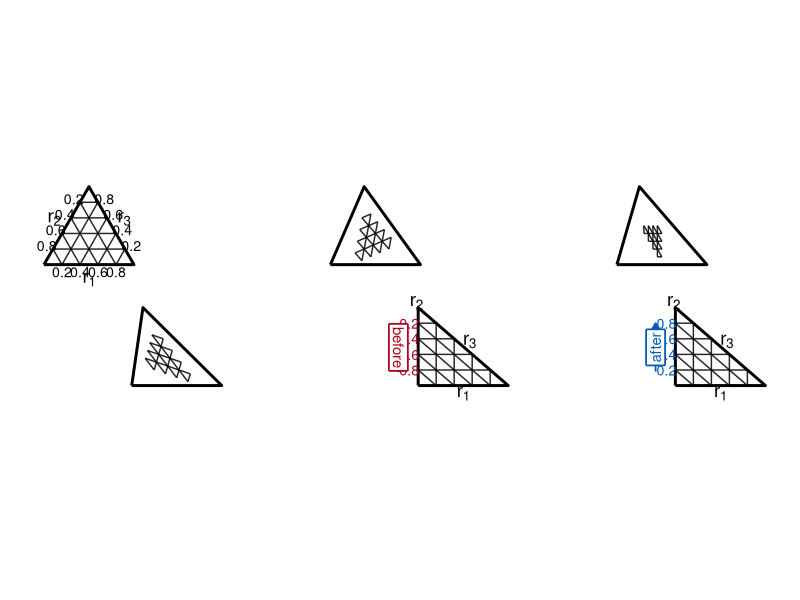

The R source for this figure:
# Clear the workspace
rm(list = ls())

# Load required packages
set.seed(7)
suppressPackageStartupMessages({
  library(ggplot2)
  library(dplyr)
  library(patchwork)
  library(grid)
})

# Define shared plotting constants
BLACK <- "black"

# ============================================================
# Helper functions for EMT geometry
# ============================================================

# Convert barycentric coordinates (z1, z2, z3) to 2D Cartesian
# coordinates for an equilateral mixture triangle
bary_to_xy <- function(z1, z2, z3) {
  x <- z2 + 0.5 * z3
  y <- (sqrt(3) / 2) * z3
  data.frame(x, y)
}

# Define EMT vertices and triangle outline
v1 <- bary_to_xy(1, 0, 0)
v2 <- bary_to_xy(0, 1, 0)
v3 <- bary_to_xy(0, 0, 1)
tri2d <- rbind(v1, v2, v3, v1)

# Build the internal EMT grid
build_grid_2d_levels <- function(levels = c(0.2, 0.4, 0.6, 0.8)) {
  mk <- function(p1, p2) {
    data.frame(x = p1$x, y = p1$y, xend = p2$x, yend = p2$y)
  }
  
  out <- list()
  for (t in levels) {
    out[[length(out) + 1]] <- mk(bary_to_xy(t, 0, 1 - t), bary_to_xy(t, 1 - t, 0))
    out[[length(out) + 1]] <- mk(bary_to_xy(0, t, 1 - t), bary_to_xy(1 - t, t, 0))
    out[[length(out) + 1]] <- mk(bary_to_xy(0, 1 - t, t), bary_to_xy(1 - t, 0, t))
  }
  
  do.call(rbind, out)
}

grid2d <- build_grid_2d_levels()

# ============================================================
# Build EMT axis labels and tick labels
# ============================================================

# Define EMT centroid
center <- bary_to_xy(1 / 3, 1 / 3, 1 / 3)

# Compute the outward unit normal vector for a triangle edge
edge_outward_normal <- function(vA, vB) {
  e <- c(vB$x - vA$x, vB$y - vA$y)
  n1 <- c(-e[2], e[1])
  n1 <- n1 / sqrt(sum(n1^2))
  n2 <- -n1
  
  mid <- c((vA$x + vB$x) / 2, (vA$y + vB$y) / 2)
  to_center <- c(center$x - mid[1], center$y - mid[2])
  
  if (sum(n1 * to_center) < 0) n1 else n2
}

# Map EMT axes to triangle edges
edges <- list(
  z1 = list(A = v2, B = v3),
  z2 = list(A = v3, B = v1),
  z3 = list(A = v1, B = v2)
)

# Build an axis label centered outside a triangle edge
build_axis_label <- function(sym, vA, vB, offset = 0.16) {
  n <- edge_outward_normal(vA, vB)
  mid <- c((vA$x + vB$x) / 2, (vA$y + vB$y) / 2)
  
  data.frame(
    x = mid[1] + n[1] * offset,
    y = mid[2] + n[2] * offset,
    txt = sym
  )
}

ticks <- c(0.2, 0.4, 0.6, 0.8)

# EMT axis labels
axis_labs <- rbind(
  build_axis_label("r[3]", edges$z1$A, edges$z1$B, 0.16),
  build_axis_label("r[2]", edges$z2$A, edges$z2$B, 0.16),
  build_axis_label("r[1]", edges$z3$A, edges$z3$B, 0.16)
)

# Interpolate a point along a triangle edge
point_on_edge <- function(vA, vB, s) {
  data.frame(
    x = (1 - s) * vA$x + s * vB$x,
    y = (1 - s) * vA$y + s * vB$y
  )
}

# Build EMT tick labels outside a triangle edge
make_edge_ticks <- function(vA, vB, offset = 0.08) {
  n <- edge_outward_normal(vA, vB)
  
  do.call(rbind, lapply(ticks, function(s) {
    p <- point_on_edge(vA, vB, s)
    data.frame(
      x = p$x + n[1] * offset,
      y = p$y + n[2] * offset,
      txt = sprintf("%.1f", s)
    )
  }))
}

# EMT tick labels shown in Step 1
emt_ticks_all <- rbind(
  make_edge_ticks(edges$z3$A, edges$z3$B, 0.08),
  make_edge_ticks(edges$z2$A, edges$z2$B, 0.08),
  make_edge_ticks(edges$z1$A, edges$z1$B, 0.08)
) %>%
  mutate(step = factor("Step 1", levels = paste0("Step ", 1:6)))

# ============================================================
# Build the right-angled mixture triangle scaffold
# ============================================================

# Triangle outline in RMT coordinates
rmt_tri <- data.frame(
  z1 = c(0, 1, 0, 0),
  z2 = c(0, 0, 1, 0)
)

# Build the internal RMT grid
build_rmt_grid <- function(levels = c(0.2, 0.4, 0.6, 0.8)) {
  out <- list()
  
  for (t in levels) {
    out[[length(out) + 1]] <- data.frame(x = t, y = 0,     xend = t,     yend = 1 - t)
    out[[length(out) + 1]] <- data.frame(x = 0, y = t,     xend = 1 - t, yend = t)
    out[[length(out) + 1]] <- data.frame(x = 0, y = 1 - t, xend = 1 - t, yend = 0)
  }
  
  do.call(rbind, out)
}

rmt_grid <- build_rmt_grid(ticks)

# Build RMT axis label positions
mid_bottom <- c(0.5, 0.0)
mid_left   <- c(0.0, 0.5)
mid_hyp    <- c(0.5, 0.5)

n_bottom <- c(0, -1)
n_left   <- c(-1, 0)
n_hyp    <- c(1, 1) / sqrt(2)

off <- 0.10

rmt_axis_labels <- data.frame(
  x = c(
    mid_bottom[1] + off * n_bottom[1],
    mid_left[1]   + off * n_left[1],
    mid_hyp[1]    + off * n_hyp[1]
  ),
  y = c(
    mid_bottom[2] + off * n_bottom[2],
    mid_left[2]   + off * n_left[2],
    mid_hyp[2]    + off * n_hyp[2]
  ),
  txt = c("r[1]", "r[2]", "r[3]")
)

# ============================================================
# Transform the RMT into EMT-scaled coordinates
# ============================================================

x_off <- 1.3
y_scale <- sqrt(3) / 2

# Shift and scale RMT coordinates so they can be interpolated from EMT
shift_scale <- function(df, kind = c("grid", "tri", "axislab")) {
  kind <- match.arg(kind)
  
  if (kind == "grid") {
    transform(df, xs = x + x_off, ys = y * y_scale, xend = xend + x_off, yend = yend * y_scale)
  } else if (kind == "tri") {
    transform(df, xs = z1 + x_off, ys = z2 * y_scale)
  } else {
    transform(df, xs = x + x_off, ys = y * y_scale)
  }
}

rmt_tri_ss  <- shift_scale(rmt_tri, "tri")
rmt_grid_ss <- shift_scale(rmt_grid, "grid")
rmt_ax_ss   <- shift_scale(rmt_axis_labels, "axislab")

# ============================================================
# Interpolate the morph from EMT to RMT
# ============================================================

# Interpolate triangle outlines between EMT and transformed RMT
interp_tri <- function(t) {
  X <- as.matrix(tri2d[, c("x", "y")])
  Y <- as.matrix(rmt_tri_ss[, c("xs", "ys")])
  Z <- (1 - t) * X + t * Y
  data.frame(x = Z[, 1], y = Z[, 2], t = t)
}

# Interpolate internal grids between EMT and transformed RMT
interp_grid <- function(t) {
  Xs <- as.matrix(grid2d[, c("x", "y", "xend", "yend")])
  Ys <- as.matrix(rmt_grid_ss[, c("xs", "ys", "xend", "yend")])
  Zs <- (1 - t) * Xs + t * Ys
  data.frame(x = Zs[, 1], y = Zs[, 2], xend = Zs[, 3], yend = Zs[, 4], t = t)
}

# Define interpolation steps
t_seq <- c(0, 0.25, 0.5, 0.75, 1)

tri_frames <- do.call(rbind, lapply(t_seq, interp_tri))
grid_frames <- do.call(rbind, lapply(t_seq, interp_grid))

tri_frames$step  <- factor(paste0("Step ", match(tri_frames$t, t_seq)), levels = paste0("Step ", 1:6))
grid_frames$step <- factor(paste0("Step ", match(grid_frames$t, t_seq)), levels = paste0("Step ", 1:6))

# ============================================================
# Define axis labels for EMT end state and RMT end state
# ============================================================

emt_ax_end <- axis_labs %>%
  mutate(step = factor("Step 1", levels = paste0("Step ", 1:6)))

rmt_ax_end <- data.frame(x = rmt_ax_ss$xs, y = rmt_ax_ss$ys, txt = rmt_ax_ss$txt) %>%
  mutate(step = factor("Step 5", levels = paste0("Step ", 1:6)))

# Reposition the r2 label for Step 5
ax_step5_z2_top <- data.frame(
  x = x_off - 0.02,
  y = y_scale + 0.06,
  txt = "r[2]",
  step = factor("Step 5", levels = paste0("Step ", 1:6))
)

rmt_ax_end <- rmt_ax_end %>%
  dplyr::filter(!(step == "Step 5" & txt == "r[2]")) %>%
  bind_rows(ax_step5_z2_top)

# ============================================================
# Define the final Step 6 RMT view
# ============================================================

tri_step6 <- transform(rmt_tri_ss, x = xs, y = ys)[, c("x", "y")]
grid_step6 <- transform(rmt_grid_ss, x = xs, y = ys, xend = xend, yend = yend)[, c("x", "y", "xend", "yend")]

ax_step6 <- data.frame(
  x = c(
    rmt_ax_ss$xs[rmt_axis_labels$txt == "r[1]"],
    x_off - 0.02,
    rmt_ax_ss$xs[rmt_axis_labels$txt == "r[3]"]
  ),
  y = c(
    rmt_ax_ss$ys[rmt_axis_labels$txt == "r[1]"],
    y_scale + 0.06,
    rmt_ax_ss$ys[rmt_axis_labels$txt == "r[3]"]
  ),
  txt = c("r[1]", "r[2]", "r[3]")
)

tri_step6$step  <- factor("Step 6", levels = paste0("Step ", 1:6))
grid_step6$step <- factor("Step 6", levels = paste0("Step ", 1:6))
ax_step6$step   <- factor("Step 6", levels = paste0("Step ", 1:6))

# ============================================================
# Define auxiliary annotations for Steps 5 and 6
# ============================================================

# Step 5 annotation settings
left_tick_dx  <- 0.10
left_arrow_dx <- 0.22

# Step 6 annotation settings
right_tick_dx  <- -0.10
right_arrow_dx <- -0.22
right_text_dx  <- -0.22

tick_y <- ticks * y_scale

# Step 5: labels and arrow for the "before" scale
before_labels_5 <- data.frame(
  x = x_off - left_tick_dx,
  y = tick_y,
  txt = sprintf("%.1f", 1 - ticks),
  step = factor("Step 5", levels = paste0("Step ", 1:6))
)

arrow_before_5 <- data.frame(
  x = x_off - left_arrow_dx,
  y = 0.80 * y_scale,
  xend = x_off - left_arrow_dx,
  yend = 0.18 * y_scale,
  step = factor("Step 5", levels = paste0("Step ", 1:6))
)

label_before_5 <- transform(
  arrow_before_5,
  lx = x,
  ly = (y + yend) / 2,
  lbl = "before"
)

# Step 6: labels and arrow for the "after" scale
after_labels_6 <- data.frame(
  x = x_off + right_tick_dx,
  y = tick_y,
  txt = sprintf("%.1f", ticks),
  step = factor("Step 6", levels = paste0("Step ", 1:6))
)

arrow_after_6 <- data.frame(
  x = x_off + right_arrow_dx,
  y = 0.18 * y_scale,
  xend = x_off + right_arrow_dx,
  yend = 0.80 * y_scale,
  step = factor("Step 6", levels = paste0("Step ", 1:6))
)

label_after_6 <- data.frame(
  lx = x_off + right_text_dx,
  ly = (0.18 * y_scale + 0.80 * y_scale) / 2,
  lbl = "after",
  step = factor("Step 6", levels = paste0("Step ", 1:6))
)

# ============================================================
# Combine all frame data
# ============================================================

tri_frames <- bind_rows(tri_frames, tri_step6)
grid_frames <- bind_rows(grid_frames, grid_step6)
axis_end <- bind_rows(emt_ax_end, rmt_ax_end, ax_step6)

# ============================================================
# Build the faceted morph plot
# ============================================================

p <- ggplot() +
  geom_segment(
    data = grid_frames,
    aes(x = x, y = y, xend = xend, yend = yend),
    linewidth = 0.5,
    alpha = 0.85,
    colour = BLACK
  ) +
  geom_path(
    data = tri_frames,
    aes(x, y, group = step),
    linewidth = 1,
    colour = BLACK
  ) +
  geom_text(
    data = axis_end,
    aes(x, y, label = txt, group = step),
    parse = TRUE,
    size = 4.8
  ) +
  geom_text(
    data = emt_ticks_all,
    aes(x, y, label = txt),
    size = 3.6,
    colour = "black"
  ) +
  geom_text(
    data = before_labels_5,
    aes(x, y, label = txt),
    size = 3.6,
    colour = "#B00020"
  ) +
  geom_segment(
    data = arrow_before_5,
    aes(x = x, y = y, xend = xend, yend = yend),
    arrow = arrow(length = unit(6, "pt"), type = "closed"),
    linewidth = 0.6,
    colour = "#B00020"
  ) +
  geom_label(
    data = label_before_5,
    aes(x = lx, y = ly, label = lbl),
    angle = 270,
    label.size = 0.6,
    fill = "white",
    size = 3.8,
    label.r = unit(0.8, "pt"),
    label.padding = unit(2.2, "pt"),
    colour = "#B00020"
  ) +
  geom_text(
    data = after_labels_6,
    aes(x, y, label = txt),
    size = 3.6,
    colour = "#005BBB"
  ) +
  geom_segment(
    data = arrow_after_6,
    aes(x = x, y = y, xend = xend, yend = yend),
    arrow = arrow(length = unit(6, "pt"), type = "closed"),
    linewidth = 0.6,
    colour = "#005BBB"
  ) +
  geom_label(
    data = label_after_6,
    aes(x = lx, y = ly, label = lbl),
    angle = 90,
    label.size = 0.6,
    fill = "white",
    size = 3.8,
    label.r = unit(0.8, "pt"),
    label.padding = unit(2.2, "pt"),
    colour = "#005BBB"
  ) +
  facet_wrap(~step, nrow = 2) +
  coord_fixed(
    xlim = c(-0.25, x_off + 1.2),
    ylim = c(-0.22, y_scale + 0.15),
    expand = FALSE,
    clip = "off"
  ) +
  theme_bw(base_size = 14) +
  theme(
    axis.title = element_blank(),
    axis.text = element_blank(),
    axis.ticks = element_blank(),
    panel.grid = element_blank(),
    panel.border = element_blank(),
    plot.title = element_blank(),
    strip.text = element_blank(),
    strip.background = element_blank(),
    plot.margin = margin(16, 12, 28, 12)
  )

# Display the plot
p
